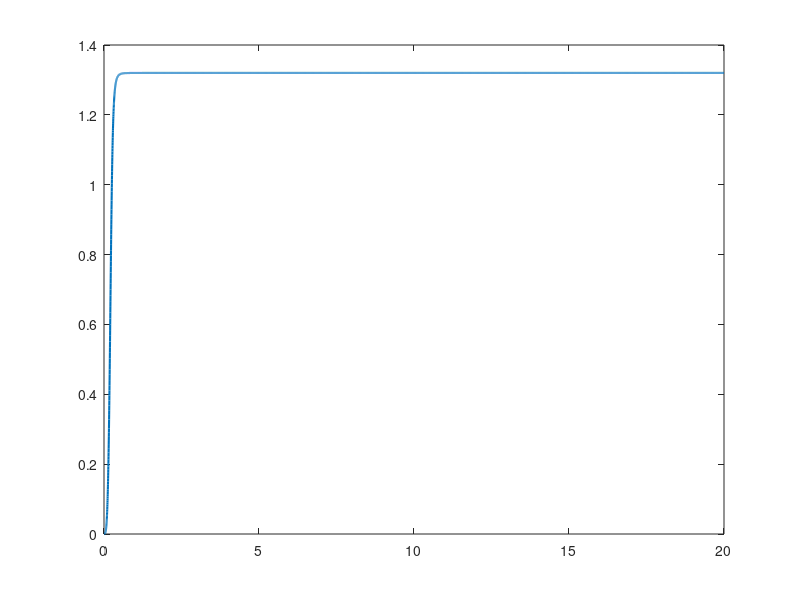

Here is the MATLAB script that generated this plot: (Note: this script raises an error after producing the figure.)
%task1()

function task1()
    omega = 1.32;
    t_start = 0;
    t_end = 20;
    N = 10000;
    
    t_eval = linspace(t_start, t_end, N);
    
    data = step_a_generate_data(t_eval, omega);
    
    derivatives = step_b_dx_calc(data, omega);
    
    step_c_parameter_estimation(data, derivatives, omega);
    
    step_d_noisy_estimation(data, derivatives, omega)
    
    step_e_finite_difference_estimation(data, omega)
    
    function f = step_a_generate_data(t_eval, omega)
        x0 = [0.0; 0.0];
    
        [t, x] = ode45(@(t, x) odes(t, x, omega), t_eval, x0);
    
        dataset = [t, x];
        
        disp('Step a):')
        disp('   t_k     |    x1(t_k)    |    x2(t_k)');
        disp(dataset(1:5, :));
    
        f = [t, x];
    end
    
    function f = step_b_dx_calc(data, omega)
        t = data(:, 1);
        x1 = data(:, 2);
        x2 = data(:, 3);
    
        dx1 = x2;
        dx2 = -(omega^2) * x1 + sin(t);
        
        dataset = [t, dx1, dx2];
        
        disp('Step b):')
        disp('   t_k     |    dx1(t_k)    |    dx2(t_k)');
        disp(dataset(1:5, :));
    
        f = [dx1, dx2];
    end
    
    function step_c_parameter_estimation(data, derivatives, omega)
        t = data(:, 1);
        x1 = data(:, 2);
    
        dx2_exact = derivatives(:, 2);
    
        a_hat = 0.0;
        P = 0.0001;
        
        N_points = length(t);
        omega_hat_history = zeros(N_points, 1);
    
        for k = 1:N_points
            x1_k = x1(k);
            
            F = -x1_k; 
            
            P = P + (F' * F');
            
            model_val = -a_hat * x1_k + sin(t(k));
            residual = dx2_exact(k) - model_val;
            
            % a_N = a_(N-1) + P'_N * F' * (x_(N-1) - f(x_N, u_N, a_(N-1))
            % f(x_N, u_N, a_(N-1) = -a_(N-1) * x1(t_k) + sint(t_k)
            a_hat = a_hat + (F' / P) * residual;
    
            omega_hat_history(k) = sqrt(max(0, a_hat));
        end
    
        disp('Step с):')
        fprintf('Истинная omega: %.4f\n', omega);
        fprintf('Оценка omega: %.4f\n', omega_hat_history(end));
        disp(' ');
        
        figure;
        plot(t, omega_hat_history, 'LineWidth', 1.5);
        hold on;
        yline(omega, '--r', 'LineWidth', 1.5);
        grid on;
        xlabel('Время t');
        ylabel('Оценка omega');
        legend('Оценка omega', 'Истинное значение omega');
        title('Идентификация параметра omega рекуррентным методом без шума');
    end
    
    function step_d_noisy_estimation(data, derivatives, omega)
        t  = data(:, 1);
        x1 = data(:, 2);
        N_points = length(t);
    
        sigmas = [0.01, 0.1, 1.0];
        rng(42);
    
        disp('Step г):')
        figure;
        for s = 1:length(sigmas)
            sigma = sigmas(s);
    
            dx2_noisy = derivatives(:, 2) + sigma * randn(N_points, 1);
    
            a_hat = 0.0;
            R = 1e-4;
            omega_hat_history = zeros(N_points, 1);
    
            for k = 1:N_points
                F = -x1(k);
                y = dx2_noisy(k) - sin(t(k));
                R = R + F^2;
                a_hat = a_hat + (F / R) * (y - F * a_hat);
                omega_hat_history(k) = sqrt(max(0, a_hat));
            end
    
            fprintf('sigma = %.2f: истинная omega = %.4f, оценка omega = %.4f\n', ...
                sigma, omega, omega_hat_history(end));
    
            subplot(numel(sigmas), 1, s);
            plot(1:N_points, omega_hat_history, 'LineWidth', 1.2);
            hold on;
            yline(omega, '--r', 'LineWidth', 1.5);
            grid on;
            ylim([0, 3]);
            xlabel('Количество использованных данных k');
            ylabel('Оценка omega');
            title(sprintf('Рекуррентный МНК, шум в производных: \\sigma = %.2f', sigma));
            legend('Оценка omega', 'Истинное значение omega', 'Location', 'best');
        end
        disp(' ');
    end
    
    function step_e_finite_difference_estimation(data, omega)
        t = data(:, 1);
        X = data(:, 2:3);
        N_points = length(t);
        h = t(2) - t(1);
    
        dx_fd = zeros(N_points, 2);
        dx_fd(1:end-1, :) = (X(2:end, :) - X(1:end-1, :)) / h;
        dx_fd(end, :) = (X(end, :) - X(end-1, :)) / h;
    
        disp('Step д):')
        disp('   t_k     |   dx1_fd(t_k)   |   dx2_fd(t_k)');
        disp([t(1:5), dx_fd(1:5, :)]);
        fprintf('h = %.6f\n', h);
    
        omega_hat_clean = recursive_lsq_omega(t, X(:, 1), dx_fd(:, 2));
        fprintf('Без шума: истинная omega = %.4f, оценка omega = %.4f, ошибка = %.4f\n', ...
            omega, omega_hat_clean(end), abs(omega - omega_hat_clean(end)));
    
        sigmas = [0.01, 0.1, 1.0];
        rng(42);
    
        figure;
        for s = 1:numel(sigmas)
            sigma = sigmas(s);
    
            dx2_noisy = dx_fd(:, 2) + sigma * randn(N_points, 1);
    
            omega_hat_noisy = recursive_lsq_omega(t, X(:, 1), dx2_noisy);
    
            fprintf('sigma = %.2f: истинная omega = %.4f, оценка omega = %.4f, ошибка = %.4f\n', ...
                sigma, omega, omega_hat_noisy(end), abs(omega - omega_hat_noisy(end)));
    
            subplot(numel(sigmas), 1, s);
            hold on;
            grid on;
            h_noisy = plot(1:N_points, omega_hat_noisy, 'LineWidth', 1.2);
            h_clean = plot(1:N_points, omega_hat_clean, 'g', 'LineWidth', 1.5);
            h_true  = yline(omega, '--r', 'LineWidth', 1.5);
    
            ylim([0, 3]);
            xlabel('Количество использованных данных k');
            ylabel('Оценка \omega');
            title(sprintf('Рекуррентный МНК по конечно-разностным производным: \\sigma = %.2f', sigma));
            legend([h_noisy, h_clean, h_true], ...
                {sprintf('С шумом (\\sigma = %.2f)', sigma), 'Без шума', 'Истинное значение \omega'}, ...
                'Location', 'best');
            hold off;
        end
        disp(' ');
    end
    
    function omega_hat_history = recursive_lsq_omega(t, x1, dx2)
        a_hat = 0.0;
        P = 1e-4;
        N_points = length(t);
        omega_hat_history = zeros(N_points, 1);
    
        for k = 1:N_points
            x1_k = x1(k);
            F = -x1_k;
            P = P + F' * F;
            model_val = -a_hat * x1_k + sin(t(k));
            residual = dx2(k) - model_val;
            a_hat = a_hat + (F' / P) * residual;
            omega_hat_history(k) = sqrt(max(0, a_hat));
        end
    end
    
    function dxdt = odes(t, x, omega)
        x1 = x(1);
        x2 = x(2);
        
        dx1_dt = x2;
        dx2_dt = -(omega^2) * x1 + sin(t);
        
        dxdt = [dx1_dt; dx2_dt];
    end
end

task2(1)

function task2(func_id)

    samples = generate_samples(true);
    step_b_polynomial_fit(samples);
    step_c_trigonometric_fit(samples);

    function sample = generate_samples(use_noise)
        N = 10000;
        sigma = 0.1;
        x0_train = 0.5;
        x0_test = -0.5;

        [f, name, idx] = get_function();

        if use_noise
            [x_train, x_test] = generate_samples_with_noise(f, N, sigma, x0_train, x0_test, idx);
        else
            [x_train, x_test] = generate_samples_without_noise(f, N, x0_train, x0_test);
        end
    
        sample = struct('name', name, 'f', f, 'x_train', x_train, 'x_test', x_test);
    
        disp('Step a):')
        fprintf('%s\n', name);
        fprintf('   обучающая: %d точек, x in [%.3f, %.3f], среднее = %.3f, СКО = %.3f\n', ...
            numel(x_train), min(x_train), max(x_train), mean(x_train), std(x_train));
        fprintf('   тестовая:  %d точек, x in [%.3f, %.3f], среднее = %.3f, СКО = %.3f\n', ...
            numel(x_test), min(x_test), max(x_test), mean(x_test), std(x_test));
        disp(' ');
    
        figure;
    
        subplot(1, 2, 1);
        plot(0:200, x_train(1:201), '.-');
        grid on;
        xlabel('k');
        ylabel('x_k');
        title('Обучающая выборка: первые 200 точек');
    
        subplot(1, 2, 2);
        hold on;
        xx = linspace(min([x_train; x_test]), max([x_train; x_test]), 3000);
        h1 = plot(x_train(1:end-1), x_train(2:end), '.', 'MarkerSize', 3);
        h2 = plot(x_test(1:end-1),  x_test(2:end),  '.', 'MarkerSize', 3);
        h3 = plot(xx, f(xx), 'r.', 'MarkerSize', 3);
        grid on;
        xlabel('x_k');
        ylabel('x_{k+1}');
        title('Пары (x_k, x_{k+1}) и истинная f(x)');
        legend([h1, h2, h3], {'Обучающая', 'Тестовая', 'f(x)'}, 'Location', 'best');
        hold off;
    
        sgtitle(name);

        function [f, name, idx] = get_function()
            funcs = { ...
                @(x) x .* (1 - x.^2), ...                          % (а)
                @(x) cos(x) + sin(2*x), ...                        % (б)
                @(x) (1 - x.^2) .* cos(x) + x .* sin(2*x), ...     % (в)
                @(x) abs(x) - x.^2, ...                            % (г)
                @(x) x + sin(abs(x)), ...                          % (д)
                @(x) sign(sin(x)) ...                              % (е)
            };
        
            names = { ...
                '(а) f(x) = x(1-x^2)', ...
                '(б) f(x) = cos x + sin 2x', ...
                '(в) f(x) = (1-x^2)cos x + x sin 2x', ...
                '(г) f(x) = |x| - x^2', ...
                '(д) f(x) = x + sin|x|', ...
                '(е) f(x) = sign sin x' ...
            };
        
            idx = func_id;
            f = funcs{idx};
            name = names{idx};
        end
    end

    function step_b_polynomial_fit(samples)
        ms = 1:20;                         % степени полинома
        f  = samples.f;

        % Пары (x_k, x_{k+1}) для обучающей и тестовой выборок
        x_tr = samples.x_train(1:end-1);
        y_tr = samples.x_train(2:end);
        x_te = samples.x_test(1:end-1);
        y_te = samples.x_test(2:end);

        rmse_train = zeros(size(ms));
        rmse_test  = zeros(size(ms));
        r2_train   = zeros(size(ms));
        r2_test    = zeros(size(ms));
        cond_A     = zeros(size(ms));
        thetas     = cell(size(ms));

        disp('Step b):')
        fprintf('%s\n', samples.name);
        disp('   m  |  RMSE (обуч.)  |  RMSE (тест)  |  R^2 (обуч.)  |  R^2 (тест)  |  cond(A)');

        for i = 1:numel(ms)
            m = ms(i);

            % Коэффициенты находятся только по обучающей выборке
            [theta, cond_A(i)] = fit_polynomial(x_tr, y_tr, m);
            thetas{i} = theta;

            % polyval ждёт коэффициенты от старшей степени к младшей
            y_hat_tr = polyval(flipud(theta), x_tr);
            y_hat_te = polyval(flipud(theta), x_te);

            rmse_train(i) = calc_rmse(y_tr, y_hat_tr);
            rmse_test(i)  = calc_rmse(y_te, y_hat_te);
            r2_train(i)   = calc_r2(y_tr, y_hat_tr);
            r2_test(i)    = calc_r2(y_te, y_hat_te);

            fprintf('  %2d  |    %.5f    |    %.5f   |    %.5f   |    %.5f  |  %.3e\n', ...
                m, rmse_train(i), rmse_test(i), r2_train(i), r2_test(i), cond_A(i));
        end

        disp(' ');
        disp('Коэффициенты полинома:');
        for i = 1:numel(ms)
            fprintf('m = %d\n', ms(i));
            fprintf('   θ%d = %.5f\n', [0:ms(i); thetas{i}']);
        end
        disp(' ');

        % Эталон: истинная f на тестовой выборке (RMSE около sigma, лучше уже нельзя)
        rmse_true = calc_rmse(y_te, f(x_te));
        r2_true   = calc_r2(y_te, f(x_te));
        fprintf('Истинная f на тестовой выборке: RMSE = %.5f, R^2 = %.5f\n', rmse_true, r2_true);

        figure;

        subplot(1, 2, 1);
        hold on;
        grid on;
        h_tr = plot(ms, rmse_train, 'o-', 'LineWidth', 1.3);
        h_te = plot(ms, rmse_test,  's-', 'LineWidth', 1.3);
        h_nz = yline(rmse_true, '--k', 'LineWidth', 1.3);
        xlabel('Степень полинома m');
        ylabel('RMSE');
        title('RMSE');
        legend([h_tr, h_te, h_nz], {'Обучающая', 'Тестовая', 'Истинная f'}, 'Location', 'best');
        hold off;

        subplot(1, 2, 2);
        hold on;
        grid on;
        h_tr = plot(ms, r2_train, 'o-', 'LineWidth', 1.3);
        h_te = plot(ms, r2_test,  's-', 'LineWidth', 1.3);
        h_nz = yline(r2_true, '--k', 'LineWidth', 1.3);
        xlabel('Степень полинома m');
        ylabel('R^2');
        title('Коэффициент детерминации R^2');
        legend([h_tr, h_te, h_nz], {'Обучающая', 'Тестовая', 'Истинная f'}, 'Location', 'best');
        hold off;

        sgtitle(sprintf('Полиномиальный базис: %s', samples.name));
        disp(' ');
    end

        function step_c_trigonometric_fit(samples)
        ms = 1:10;
        f  = samples.f;

        x_tr = samples.x_train(1:end-1);
        y_tr = samples.x_train(2:end);
        x_te = samples.x_test(1:end-1);
        y_te = samples.x_test(2:end);

        % Основная частота базиса: период вдвое больше диапазона обучающих данных
        omega = pi / (max(x_tr) - min(x_tr));

        rmse_train = zeros(size(ms));
        rmse_test  = zeros(size(ms));
        r2_train   = zeros(size(ms));
        r2_test    = zeros(size(ms));
        cond_P     = zeros(size(ms));
        thetas     = cell(size(ms));

        disp('Step c):')
        fprintf('%s\n', samples.name);
        fprintf('omega = %.5f\n', omega);
        disp('   m  |  RMSE (обуч.)  |  RMSE (тест)  |  R^2 (обуч.)  |  R^2 (тест)  |  cond(P)');

        for i = 1:numel(ms)
            m = ms(i);

            [theta, cond_P(i)] = fit_trigonometric(x_tr, y_tr, m, omega);
            thetas{i} = theta;

            y_hat_tr = trig_basis(x_tr, m, omega) * theta;
            y_hat_te = trig_basis(x_te, m, omega) * theta;

            rmse_train(i) = calc_rmse(y_tr, y_hat_tr);
            rmse_test(i)  = calc_rmse(y_te, y_hat_te);
            r2_train(i)   = calc_r2(y_tr, y_hat_tr);
            r2_test(i)    = calc_r2(y_te, y_hat_te);

            fprintf('  %2d  |    %.5f    |    %.5f   |    %.5f   |    %.5f  |  %.3e\n', ...
                m, rmse_train(i), rmse_test(i), r2_train(i), r2_test(i), cond_P(i));
        end

        % Коэффициенты: theta = [a0, a1, b1, ..., am, bm]
        disp(' ');
        disp('Коэффициенты тригонометрического базиса:');
        for i = 1:numel(ms)
            m = ms(i);
            theta = thetas{i};
            fprintf('m = %d\n', m);
            fprintf('   a0 = %.5f\n', theta(1));
            for j = 1:m
                fprintf('   a%d = %.5f,  b%d = %.5f\n', j, theta(2*j), j, theta(2*j + 1));
            end
        end
        disp(' ');

        % Эталон: истинная f на тестовой выборке
        rmse_true = calc_rmse(y_te, f(x_te));
        r2_true   = calc_r2(y_te, f(x_te));
        fprintf('Истинная f на тестовой выборке: RMSE = %.5f, R^2 = %.5f\n', rmse_true, r2_true);

        figure;

        subplot(1, 2, 1);
        hold on;
        grid on;
        h_tr = plot(ms, rmse_train, 'o-', 'LineWidth', 1.3);
        h_te = plot(ms, rmse_test,  's-', 'LineWidth', 1.3);
        h_nz = yline(rmse_true, '--k', 'LineWidth', 1.3);
        xlabel('Число гармоник m');
        ylabel('RMSE');
        title('RMSE');
        legend([h_tr, h_te, h_nz], {'Обучающая', 'Тестовая', 'Истинная f'}, 'Location', 'best');
        hold off;

        subplot(1, 2, 2);
        hold on;
        grid on;
        h_tr = plot(ms, r2_train, 'o-', 'LineWidth', 1.3);
        h_te = plot(ms, r2_test,  's-', 'LineWidth', 1.3);
        h_nz = yline(r2_true, '--k', 'LineWidth', 1.3);
        xlabel('Число гармоник m');
        ylabel('R^2');
        title('Коэффициент детерминации R^2');
        legend([h_tr, h_te, h_nz], {'Обучающая', 'Тестовая', 'Истинная f'}, 'Location', 'best');
        hold off;

        sgtitle(sprintf('Тригонометрический базис: %s', samples.name));
        disp(' ');
    end

    function [theta, cond_P] = fit_trigonometric(x, y, m, omega)
        n = numel(x);
        theta = zeros(2*m + 1, 1);
        P = 1e-4 * eye(2*m + 1);
        Phi = trig_basis(x, m, omega);

        % Рекуррентный МНК, как в первой задаче
        for k = 1:n
            F = Phi(k, :);
            P = P + F' * F;
            residual = y(k) - F * theta;
            theta = theta + P \ (F' * residual);
        end

        cond_P = cond(P);
    end

    function Phi = trig_basis(x, m, omega)
        x = x(:);
        Phi = zeros(numel(x), 2*m + 1);

        % Столбцы: 1/2 (при a0), затем cos(j*omega*x) и sin(j*omega*x) для j = 1..m
        Phi(:, 1) = 0.5;
        for j = 1:m
            Phi(:, 2*j)     = cos(j * omega * x);
            Phi(:, 2*j + 1) = sin(j * omega * x);
        end
    end

    function r = calc_rmse(y, y_hat)
        r = sqrt(mean((y(:) - y_hat(:)).^2));
    end

    function r2 = calc_r2(y, y_hat)
        y = y(:);
        y_hat = y_hat(:);
        r2 = 1 - sum((y - y_hat).^2) / sum((y - mean(y)).^2);
    end

    function [theta, cond_P] = fit_polynomial(x, y, m)
        n = numel(x);
        theta = zeros(m + 1, 1);
        P = 1e-4 * eye(m + 1);

        for k = 1:n
            F = x(k) .^ (0:m);
            P = P + F' * F;
            residual = y(k) - F * theta;
            theta = theta + P \ (F' * residual);
        end

        cond_P = cond(P);
    end

    function [x_train, x_test] = generate_samples_with_noise(f, N, sigma, x0_train, x0_test, seed)
        rng(seed);
        x_train = generate_series_noisy(f, x0_train, sigma, N);

        rng(seed + 100);
        x_test = generate_series_noisy(f, x0_test, sigma, N);
    end

    function [x_train, x_test] = generate_samples_without_noise(f, N, x0_train, x0_test)
        x_train = generate_series_clean(f, x0_train, N);
        x_test  = generate_series_clean(f, x0_test, N);
    end

    function x = generate_series_noisy(f, x0, sigma, N)
            x = zeros(N + 1, 1);
            x(1) = x0;
            w = sigma * randn(N, 1);

            for k = 1:N
                x(k + 1) = f(x(k)) + w(k);
                check_divergence(x(k + 1), k);
            end
    end

    function x = generate_series_clean(f, x0, N)
            x = zeros(N + 1, 1);
            x(1) = x0;
                        
            for k = 1:N
                x(k + 1) = f(x(k));
                check_divergence(x(k + 1), k);
            end
    end

    function check_divergence(value, k)
            if ~isfinite(value) || abs(value) > 1e3
                error('Траектория разошлась на шаге k = %d. Измените x0 или seed.', k);
            end
    end
end
